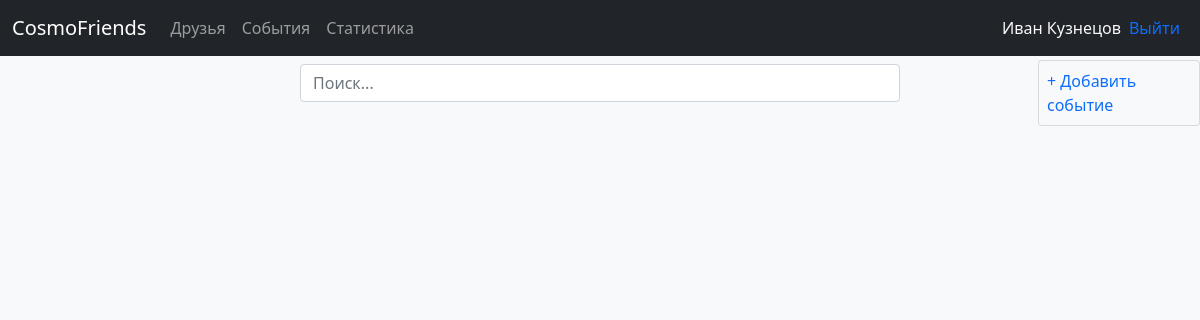
Before: /events/ (signed in) with the older database file.
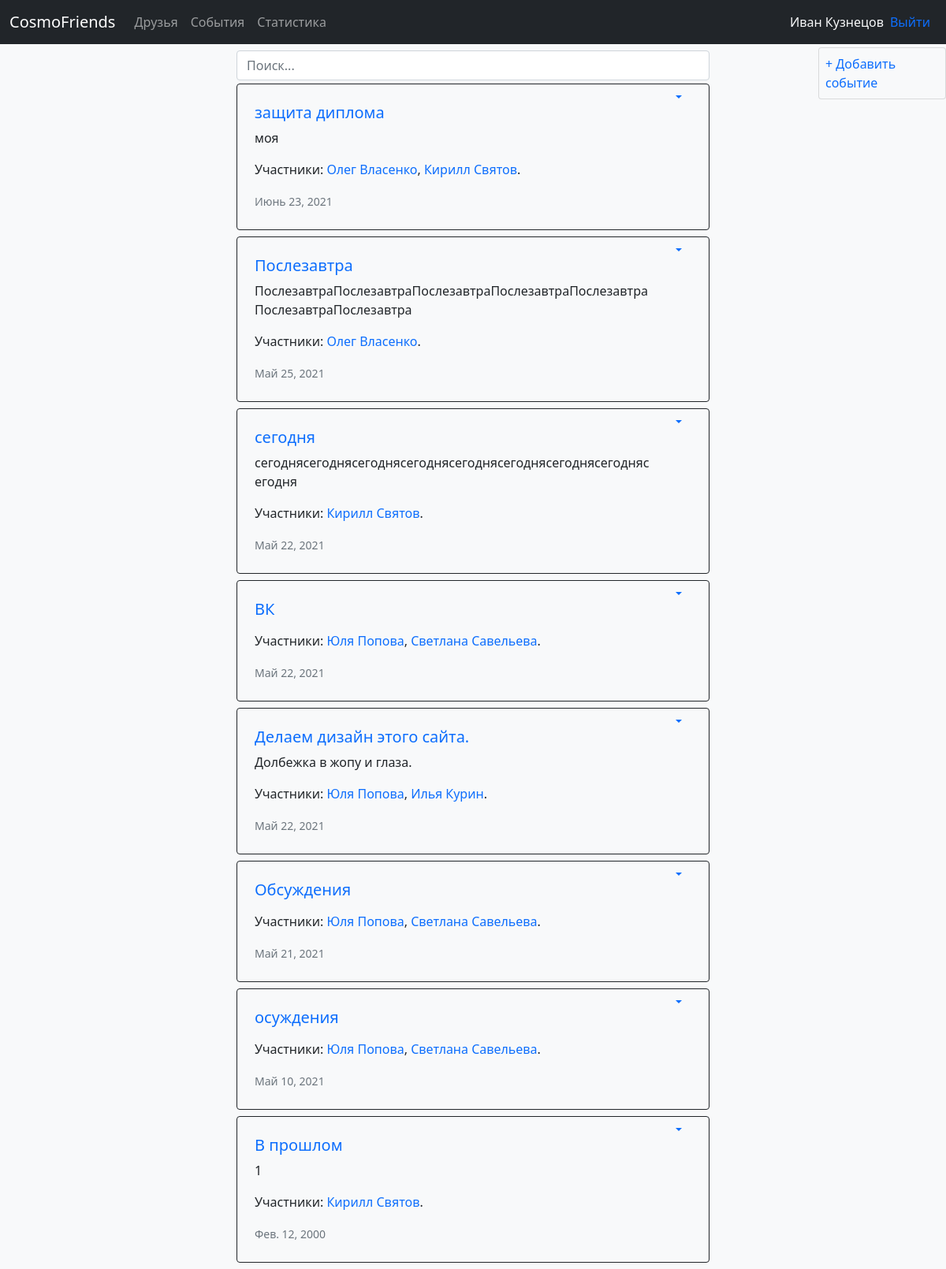
After: the same page with the newer database file.
### cosmos/models.py (models this page shows, shortened)
class Event(models.Model):
    class Rating(models.IntegerChoices):
        TERRIBLE = 1, 'Ужасно'
        BAD = 2, 'Плохо'
        NORMAL = 3, 'Удовлетворительно'
        GOOD = 4, 'Хорошо'
        AWESOME = 5, 'Отлично'
    title = models.CharField('Название события', max_length=50)
    user = models.ForeignKey(User, on_delete=models.CASCADE)
    date = models.DateField('Дата', blank=True, null=True)
    points = models.IntegerField('Оценка', default=Rating.AWESOME, blank=True, choices=Rating.choices)
    members = models.ManyToManyField(Friend)
    report = models.TextField('Описание', blank=True, null=True)
    class Meta:
        ordering = ['-date']

class Friend(models.Model):
    name = models.CharField(max_length=50)
    user = models.ForeignKey(User, on_delete=models.CASCADE)
    character = models.TextField(blank=True, null=True)
    date_birth = models.DateField(blank=True, null=True)
    date_begin = models.DateField(blank=True, null=True)
    photo = models.ImageField(upload_to='photos/%Y/%m/%d', blank=True, null=True)
    class Meta:
        ordering = ['date_begin']
    def __str__(self):
        return self.name

### cosmos/views.py (the view)
# urls.py: path('events/', EventsListView.as_view(), name='events'),
class EventsListView(LoginRequiredMixin, View):
    def get(self, request):
        e_list = Event.objects.filter(user=request.user)
        return render(request, 'cosmos/events.html',
                      context={'e_list': e_list, 'short': True, 'today': datetime.date.today()})

### cosmos/templates/cosmos/events.html (shortened to what this page needs)
{% extends 'base.html' %}
{% load static %}
{% block content %}
{% include 'cosmos/includes/header_template.html' %}
<div class="w-50" style="margin-left: 25%;">
    <input class="mb-1 form-control d-inline" type="search" id="search_event" placeholder="Поиск...">
    {% for event in e_list %}
    {% include 'cosmos/includes/event_card_template.html' %}
    {% endfor %}
</div>
{% include 'cosmos/includes/add_event_template.html' %}
{% endblock %}

### cosmos/templates/cosmos/includes/event_card_template.html (shortened to what this page needs)
{% load static %}
<div class="card bg-light {% if event.date == today %}border-info{% endif %} {% if event.date < today %}border-dark{% endif %} mb-2 w-100">
    <div class="row g-1">
        <div class="p-4 col-11 maybe-selected">
            <a href="{% url 'some_event' event.id %}"><h5 class="card-title ">{{ event.title }}</h5></a>
            <p class="card-text">
                {% if short %}{{ event.report|truncatewords:15 }}{% else %}{{ event.report }}{% endif %}</p>
            <p class="card-text">Участники:
                {% for member in event.members.all %}
                    <a href="{% url 'some_friend' member.id %}">{{ member }}</a>{% if forloop.last %}.{% else %},
                {% endif %}
                {% endfor %}
            </p>
            {% if event.date %}
                <p class="card-text"><small class="text-muted">{{ event.date }}</small></p>
            {% endif %}
        </div>
        <div class="col-md-auto gy-2 ">
            <li class="nav-item dropdown">
                <a class="dropdown-toggle" id="navbarScrollingDropdown{{ event.id }}"
                   data-bs-toggle="dropdown" aria-expanded="false">
                </a>
            </li>
        </div>
    </div>
</div>

Changed rows visible on the page:
added Event: title "защита диплома", report "моя", date "Июнь 23, 2021"
now on this page (row unchanged): Friend: name "Олег Власенко"
now on this page (row unchanged): Friend: name "Кирилл Святов"
added Event: title "Послезавтра", report "ПослезавтраПослезавтраПослезавтраПослезавтраПослезавтраПослезавтраПослезавтра", date "Май 25, 2021"
added Event: title "сегодня", report "сегоднясегоднясегоднясегоднясегоднясегоднясегоднясегоднясегодня", date "Май 22, 2021"
added Event: title "ВК", date "Май 22, 2021"
added Friend: name "Юля Попова"
added Friend: name "Светлана Савельева"
added Event: title "Делаем дизайн этого сайта.", report "Долбежка в жопу и глаза.", date "Май 22, 2021"
added Friend: name "Илья Курин", shown under "Делаем дизайн этого сайта."
added Event: title "Обсуждения", date "Май 21, 2021"
added Event: title "осуждения", date "Май 10, 2021"
added Event: title "В прошлом", report "1", date "Фев. 12, 2000"
